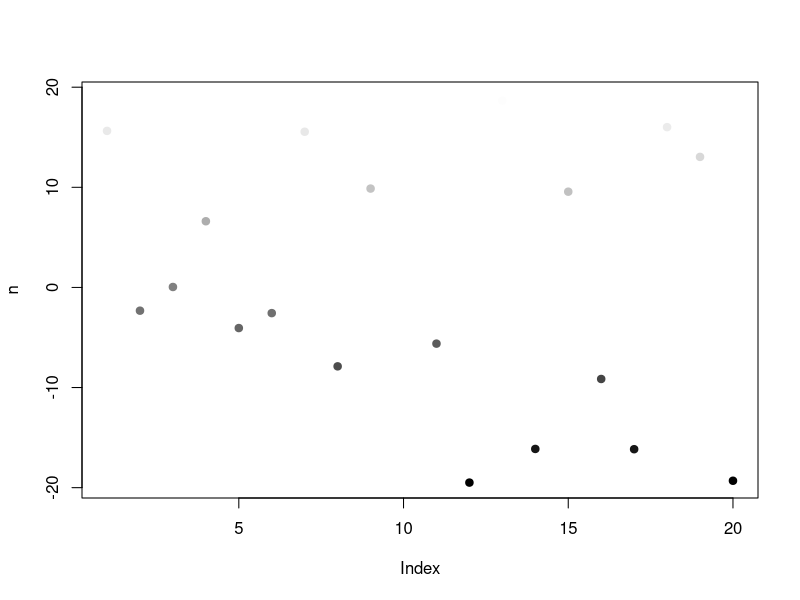
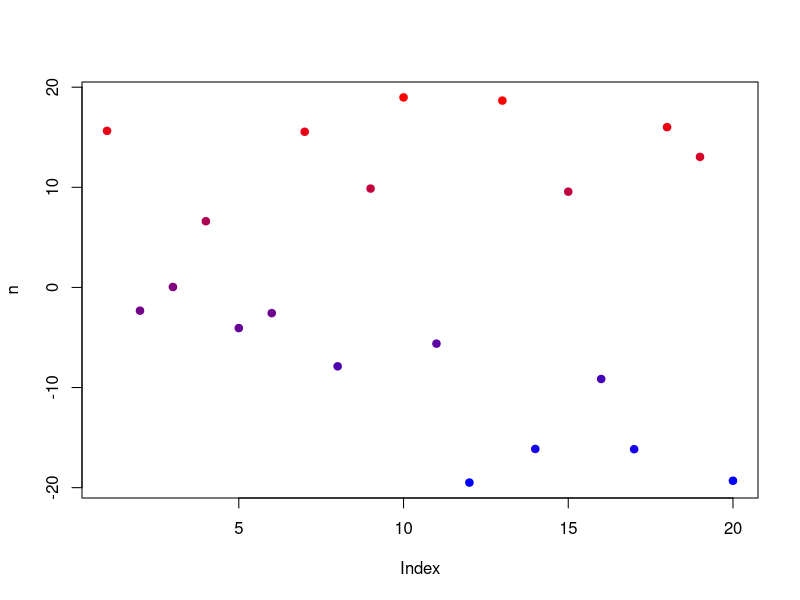
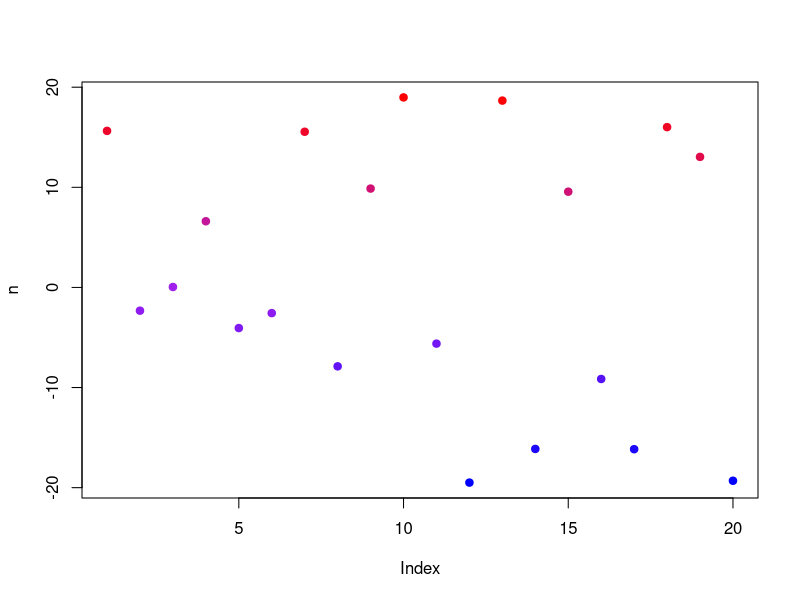
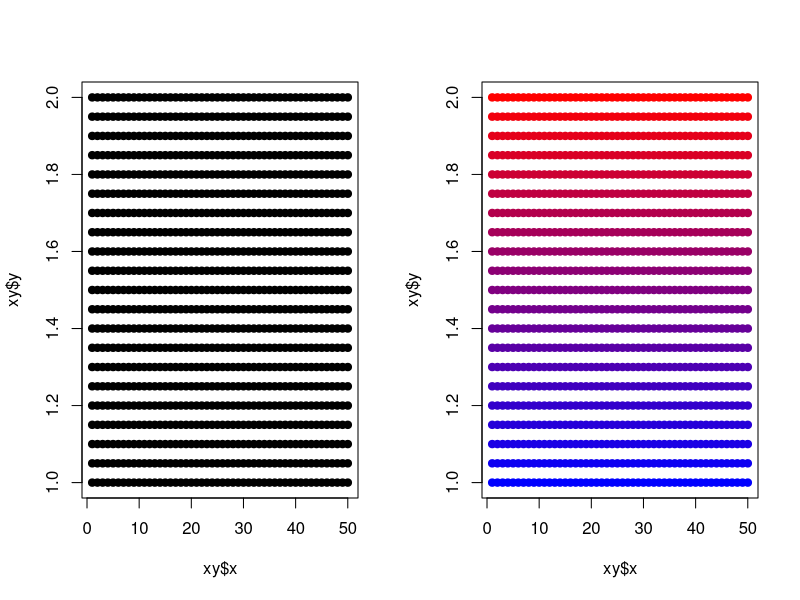
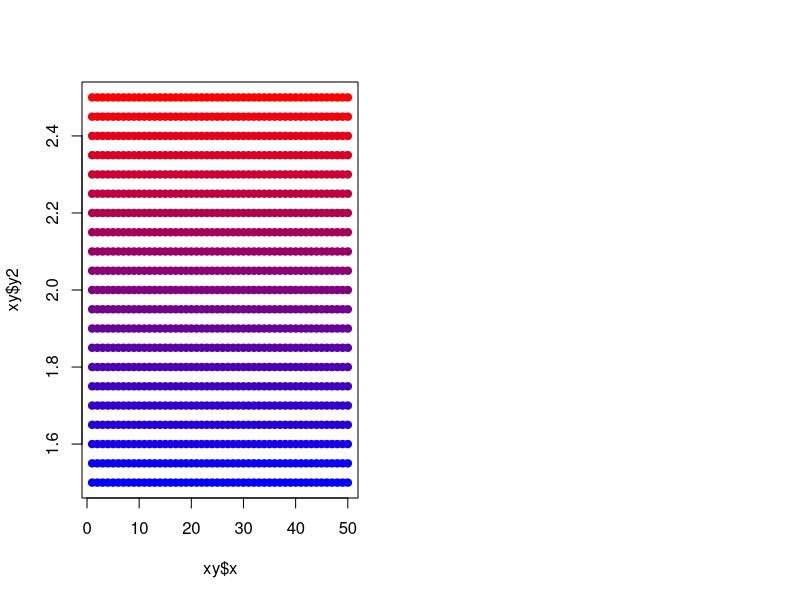
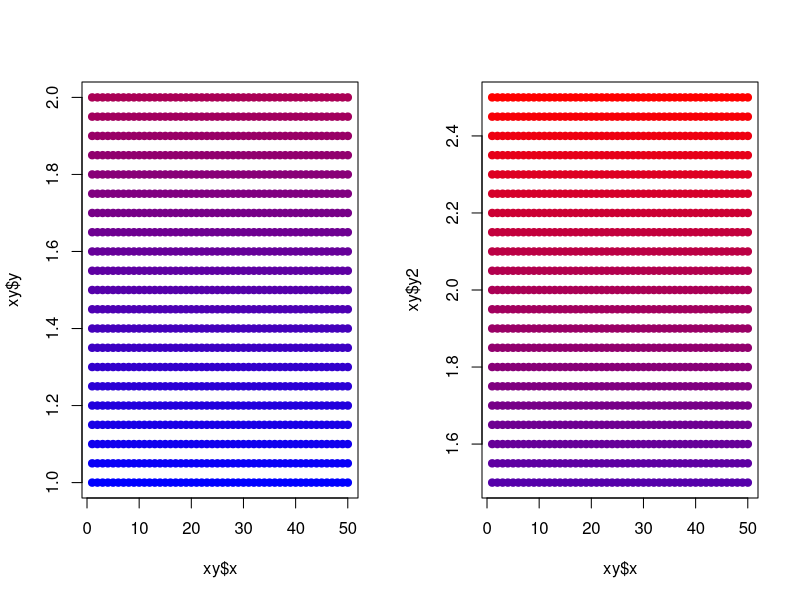

These charts were generated, in order, by the following R code:
### Title: How to create a color ramp in base R
###
### Author: Michael Koontz
### Email: mikoontz@gmail.com
###
### Date Created: 20150922
### Last Modified: 20151017
###
### Intention: Convenient wrapper function to make a color ramp in base R. Takes a vector of values, a character vector of colors to map to, an optional new numeric range to map to (useful for fixing a numeric range to make two separate vectors comparable), an optional na.rm, and a transparency option.

scale_color_base <- function(value, colors=c("black", "white"), na.rm=FALSE, mapToRange=range(value, na.rm=na.rm), alpha=1)
{

    recast_value <- (value - mapToRange[1]) / (diff(mapToRange))
    recast_value[recast_value < 0] <- 0
    recast_value[recast_value > 1] <- 1

    # Use the colorRamp function to create a function that will parse values into a 3-column matrix of rgb fields. Specify the range that the colors should span (low to high)
  color_fnc <- colorRamp(colors=colors)

  # Define the plot colors by calling the rgb() function. Divide the 3-column matrix result of color.fnc by 255 such that values remain between 0 and 1.
  plot_colors <- rgb(color_fnc(recast_value)/255, alpha=alpha)
  
  return (plot_colors)
}

#-------------
# Example use
#-------------

set.seed(0727)
# Vector to that we want mapped to a color palette
n <- runif(20, min=-20, max=20)

# Default is black to white
plot(n, col=scale_color_base(n), pch=19)

# Colors can be set using the colors= argument
plot(n, col=scale_color_base(n, colors=c("blue", "red")), pch=19)

# More than two colors are possible
plot(n, col=scale_color_base(n, colors=c("blue", "purple", "red")), pch=19)

# Recasting subtracts the minimum from all elements of the value vector and divides by the maximum of the frame-shifed vector. Use na.rm=TRUE if there are NAs.


# Fix the numeric range to map the values to. Useful for comparing two vectors with the same color palette.
par(mfrow=c(1,2))
x <- 1:50
y <- seq(from=1, to=2, by=0.05)
xy <- expand.grid(x, y)
names(xy) <- c("x", "y")

plot(x=xy$x, y=xy$y, pch=19)

# Use the scale_color_base() function to map to the range of the x*y values
plot(x=xy$x, y=xy$y, pch=19, col=scale_color_base((xy$y), colors=c("blue", "red")))

# New variable y2 is 0.5 greater (50% of original range) than y. Mapping to its range will show the exact same plot as when the range was 1 to 2 as when the range is 1.5 to 2.5:
xy$y2 <- xy$y + 0.5
plot(x=xy$x, y=xy$y2, pch=19, col=scale_color_base((xy$y2), colors=c("blue", "red")))

# But if we want to compare the two ranges side by side, we want the color palette to reflect that the second range is greater than the first. So we can use the mapToRange to fix the range that we want to map the values of each vector to.
par(mfrow=c(1,2))
# The range we want to map to is the min and max of the WHOLE range of the data, including both vectors.
new_range <- range(c(xy$y, xy$y2))
new_range

plot(x=xy$x, y=xy$y, pch=19, col=scale_color_base((xy$y), colors=c("blue", "red"), mapToRange=new_range))

plot(x=xy$x, y=xy$y2, pch=19, col=scale_color_base((xy$y2), colors=c("blue", "red"), mapToRange=new_range))
